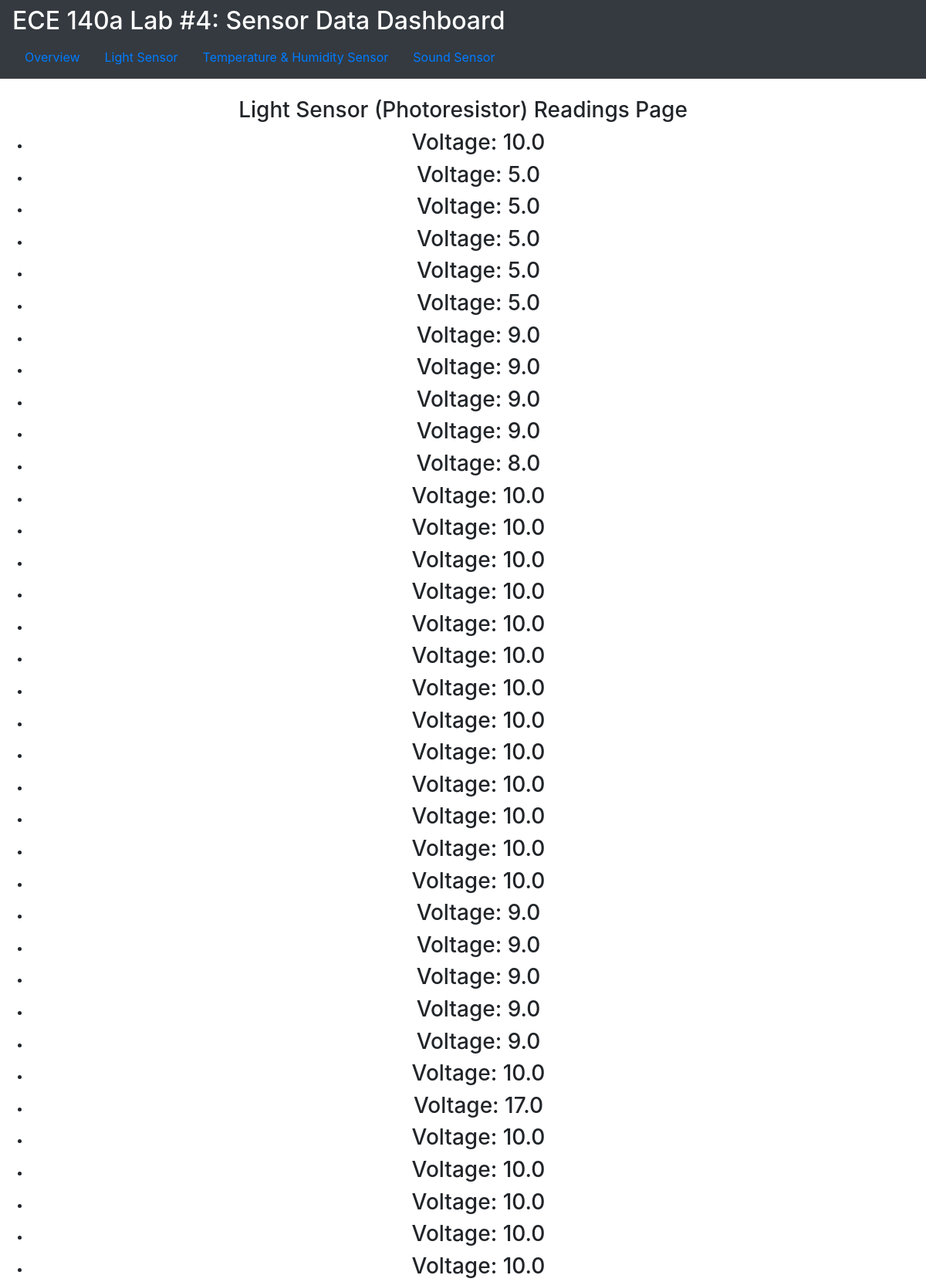
/light (upper part), run on the app's committed database.
### tables this page shows
CREATE TABLE MCP
                 (voltage real);

### sensor_dash/sensor_dash.py (the view)
@app.route('/light')
def light_view():
    db = get_db()
    cur = db.execute('SELECT * from MCP')
    info = cur.fetchall()
    return render_template('light_sensor.html', entries=info)

### sensor_dash/sensor_dash.py (called while the page is built)
def connect_db():
    rv = sqlite3.connect(app.config['DATABASE'])
    rv.row_factory = sqlite3.Row
    return rv

def get_db():
    if not hasattr(g, 'sqlite_db'):
        g.sqlite_db = connect_db()
    return g.sqlite_db

### sensor_dash/templates/light_sensor.html
{% extends "layout_sensor.html" %}
{% block body %}
<div id="row" style="text-align: center;">
<br>
    <h3>Light Sensor (Photoresistor) Readings Page</h3>
<ul>
            {% for entry in entries %}
                <li>
                    <h3>Voltage: {{ entry.voltage }} </h3>
                </li>
            {% else %}
                <li>
                    <em> Unbelievable! There are no users so far!</em>
                </li>
            {% endfor %}
         </ul>
</div>
{% endblock %}

### data on the page
MCP: voltage "10.0"
MCP: voltage "5.0"
MCP: voltage "5.0"
MCP: voltage "5.0"
MCP: voltage "5.0"
MCP: voltage "5.0"
MCP: voltage "9.0"
MCP: voltage "9.0"
MCP: voltage "9.0"
MCP: voltage "9.0"
MCP: voltage "8.0"
MCP: voltage "10.0"
MCP: voltage "10.0"
MCP: voltage "10.0"
MCP: voltage "10.0"
MCP: voltage "10.0"
MCP: voltage "10.0"
MCP: voltage "10.0"
MCP: voltage "10.0"
MCP: voltage "10.0"
MCP: voltage "10.0"
MCP: voltage "10.0"
MCP: voltage "10.0"
MCP: voltage "10.0"
MCP: voltage "9.0"
MCP: voltage "9.0"
MCP: voltage "9.0"
MCP: voltage "9.0"
MCP: voltage "9.0"
MCP: voltage "10.0"
MCP: voltage "17.0"
MCP: voltage "10.0"
MCP: voltage "10.0"
MCP: voltage "10.0"
MCP: voltage "10.0"
MCP: voltage "10.0"
